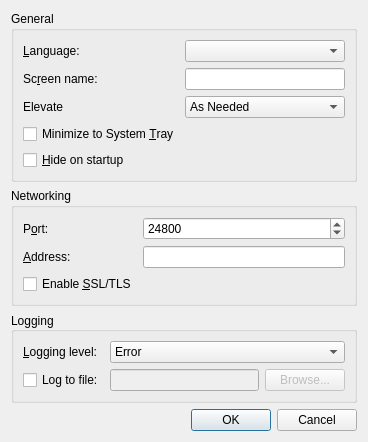
<?xml version="1.0" encoding="UTF-8"?>
<ui version="4.0">
 <class>SettingsDialogBase</class>
 <widget class="QDialog" name="SettingsDialogBase">
  <property name="geometry">
   <rect>
    <x>0</x>
    <y>0</y>
    <width>368</width>
    <height>380</height>
   </rect>
  </property>
  <property name="windowTitle">
   <string>Settings</string>
  </property>
  <layout class="QVBoxLayout" name="verticalLayout">
   <item>
    <widget class="QGroupBox" name="m_pGroupGeneral">
     <property name="enabled">
      <bool>true</bool>
     </property>
     <property name="sizePolicy">
      <sizepolicy hsizetype="Preferred" vsizetype="Preferred">
       <horstretch>0</horstretch>
       <verstretch>0</verstretch>
      </sizepolicy>
     </property>
     <property name="title">
      <string>General</string>
     </property>
     <layout class="QFormLayout" name="formLayout">
      <property name="fieldGrowthPolicy">
       <enum>QFormLayout::AllNonFixedFieldsGrow</enum>
      </property>
      <item row="0" column="0">
       <widget class="QLabel" name="m_pLabel_27">
        <property name="sizePolicy">
         <sizepolicy hsizetype="Preferred" vsizetype="Preferred">
          <horstretch>0</horstretch>
          <verstretch>0</verstretch>
         </sizepolicy>
        </property>
        <property name="minimumSize">
         <size>
          <width>75</width>
          <height>0</height>
         </size>
        </property>
        <property name="text">
         <string>&amp;Language:</string>
        </property>
        <property name="buddy">
         <cstring>m_pComboLanguage</cstring>
        </property>
       </widget>
      </item>
      <item row="0" column="1">
       <widget class="QComboBox" name="m_pComboLanguage"/>
      </item>
      <item row="1" column="0">
       <widget class="QLabel" name="m_pLabel_19">
        <property name="minimumSize">
         <size>
          <width>75</width>
          <height>0</height>
         </size>
        </property>
        <property name="text">
         <string>Sc&amp;reen name:</string>
        </property>
        <property name="buddy">
         <cstring>m_pLineEditScreenName</cstring>
        </property>
       </widget>
      </item>
      <item row="1" column="1">
       <widget class="QLineEdit" name="m_pLineEditScreenName">
        <property name="enabled">
         <bool>true</bool>
        </property>
       </widget>
      </item>
      <item row="2" column="0">
       <widget class="QLabel" name="m_pLabelElevate">
        <property name="text">
         <string>Elevate</string>
        </property>
       </widget>
      </item>
      <item row="2" column="1">
       <widget class="QComboBox" name="m_pComboElevate">
        <property name="toolTip">
         <string>Specify when the Barrier service should run at an elevated privilege level</string>
        </property>
        <property name="currentIndex">
         <number>0</number>
        </property>
        <item>
         <property name="text">
          <string>As Needed</string>
         </property>
        </item>
        <item>
         <property name="text">
          <string>Always</string>
         </property>
        </item>
        <item>
         <property name="text">
          <string>Never</string>
         </property>
        </item>
       </widget>
      </item>
      <item row="3" column="0">
       <widget class="QCheckBox" name="m_pCheckBoxMinimizeToTray">
        <property name="text">
         <string>Minimize to System &amp;Tray</string>
        </property>
       </widget>
      </item>
      <item row="4" column="0">
       <widget class="QCheckBox" name="m_pCheckBoxAutoHide">
        <property name="text">
         <string>&amp;Hide on startup</string>
        </property>
       </widget>
      </item>
     </layout>
    </widget>
   </item>
   <item>
    <widget class="QGroupBox" name="m_pGroupNetworking">
     <property name="title">
      <string>Networking</string>
     </property>
     <layout class="QGridLayout" name="gridLayout_3">
      <item row="0" column="0">
       <widget class="QLabel" name="m_pLabel_20">
        <property name="text">
         <string>P&amp;ort:</string>
        </property>
        <property name="buddy">
         <cstring>m_pSpinBoxPort</cstring>
        </property>
       </widget>
      </item>
      <item row="0" column="1">
       <widget class="QSpinBox" name="m_pSpinBoxPort">
        <property name="enabled">
         <bool>true</bool>
        </property>
        <property name="sizePolicy">
         <sizepolicy hsizetype="MinimumExpanding" vsizetype="Fixed">
          <horstretch>0</horstretch>
          <verstretch>0</verstretch>
         </sizepolicy>
        </property>
        <property name="maximum">
         <number>65535</number>
        </property>
        <property name="value">
         <number>24800</number>
        </property>
       </widget>
      </item>
      <item row="1" column="0">
       <widget class="QLabel" name="m_pLabel_21">
        <property name="text">
         <string>&amp;Address:</string>
        </property>
        <property name="buddy">
         <cstring>m_pLineEditInterface</cstring>
        </property>
       </widget>
      </item>
      <item row="1" column="1">
       <widget class="QLineEdit" name="m_pLineEditInterface">
        <property name="enabled">
         <bool>true</bool>
        </property>
       </widget>
      </item>
      <item row="2" column="0">
       <widget class="QCheckBox" name="m_pCheckBoxEnableCrypto">
        <property name="text">
         <string>Enable &amp;SSL/TLS</string>
        </property>
       </widget>
      </item>
     </layout>
    </widget>
   </item>
   <item>
    <widget class="QGroupBox" name="m_pGroupLog">
     <property name="sizePolicy">
      <sizepolicy hsizetype="Preferred" vsizetype="Preferred">
       <horstretch>0</horstretch>
       <verstretch>0</verstretch>
      </sizepolicy>
     </property>
     <property name="title">
      <string>Logging</string>
     </property>
     <property name="alignment">
      <set>Qt::AlignLeading|Qt::AlignLeft|Qt::AlignVCenter</set>
     </property>
     <property name="flat">
      <bool>false</bool>
     </property>
     <layout class="QGridLayout" name="gridLayout_2">
      <item row="0" column="0">
       <widget class="QLabel" name="m_pLabel_3">
        <property name="minimumSize">
         <size>
          <width>75</width>
          <height>0</height>
         </size>
        </property>
        <property name="text">
         <string>&amp;Logging level:</string>
        </property>
        <property name="buddy">
         <cstring>m_pComboLogLevel</cstring>
        </property>
       </widget>
      </item>
      <item row="0" column="1" colspan="2">
       <widget class="QComboBox" name="m_pComboLogLevel">
        <item>
         <property name="text">
          <string>Error</string>
         </property>
        </item>
        <item>
         <property name="text">
          <string>Warning</string>
         </property>
        </item>
        <item>
         <property name="text">
          <string>Note</string>
         </property>
        </item>
        <item>
         <property name="text">
          <string>Info</string>
         </property>
        </item>
        <item>
         <property name="text">
          <string>Debug</string>
         </property>
        </item>
        <item>
         <property name="text">
          <string>Debug1</string>
         </property>
        </item>
        <item>
         <property name="text">
          <string>Debug2</string>
         </property>
        </item>
       </widget>
      </item>
      <item row="1" column="0">
       <widget class="QCheckBox" name="m_pCheckBoxLogToFile">
        <property name="text">
         <string>Log to file:</string>
        </property>
       </widget>
      </item>
      <item row="1" column="1">
       <widget class="QLineEdit" name="m_pLineEditLogFilename">
        <property name="enabled">
         <bool>false</bool>
        </property>
       </widget>
      </item>
      <item row="1" column="2">
       <widget class="QPushButton" name="m_pButtonBrowseLog">
        <property name="enabled">
         <bool>false</bool>
        </property>
        <property name="text">
         <string>Browse...</string>
        </property>
       </widget>
      </item>
     </layout>
    </widget>
   </item>
   <item>
    <spacer name="verticalSpacer">
     <property name="orientation">
      <enum>Qt::Vertical</enum>
     </property>
     <property name="sizeHint" stdset="0">
      <size>
       <width>20</width>
       <height>40</height>
      </size>
     </property>
    </spacer>
   </item>
   <item>
    <widget class="QDialogButtonBox" name="buttonBox">
     <property name="orientation">
      <enum>Qt::Horizontal</enum>
     </property>
     <property name="standardButtons">
      <set>QDialogButtonBox::Cancel|QDialogButtonBox::Ok</set>
     </property>
    </widget>
   </item>
  </layout>
 </widget>
 <tabstops>
  <tabstop>m_pComboLanguage</tabstop>
  <tabstop>m_pLineEditScreenName</tabstop>
  <tabstop>m_pComboElevate</tabstop>
  <tabstop>m_pCheckBoxMinimizeToTray</tabstop>
  <tabstop>m_pCheckBoxAutoHide</tabstop>
  <tabstop>m_pSpinBoxPort</tabstop>
  <tabstop>m_pLineEditInterface</tabstop>
  <tabstop>m_pCheckBoxEnableCrypto</tabstop>
  <tabstop>m_pComboLogLevel</tabstop>
  <tabstop>m_pCheckBoxLogToFile</tabstop>
  <tabstop>m_pLineEditLogFilename</tabstop>
  <tabstop>m_pButtonBrowseLog</tabstop>
 </tabstops>
 <resources/>
 <connections>
  <connection>
   <sender>buttonBox</sender>
   <signal>accepted()</signal>
   <receiver>SettingsDialogBase</receiver>
   <slot>accept()</slot>
   <hints>
    <hint type="sourcelabel">
     <x>266</x>
     <y>340</y>
    </hint>
    <hint type="destinationlabel">
     <x>157</x>
     <y>274</y>
    </hint>
   </hints>
  </connection>
  <connection>
   <sender>buttonBox</sender>
   <signal>rejected()</signal>
   <receiver>SettingsDialogBase</receiver>
   <slot>reject()</slot>
   <hints>
    <hint type="sourcelabel">
     <x>334</x>
     <y>340</y>
    </hint>
    <hint type="destinationlabel">
     <x>286</x>
     <y>274</y>
    </hint>
   </hints>
  </connection>
 </connections>
</ui>
